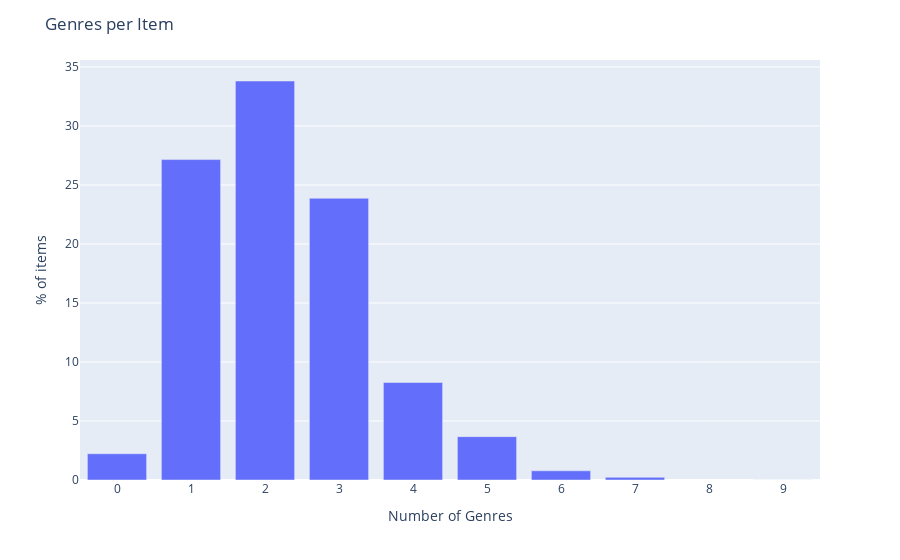

This figure's notebook cell:
### Markdown cell above
## Distribution of Items per Bundle

### Code cell
item_df = df.copy()
item_df["genres"] = item_df["genres"].apply(lambda x: [] if "" in x else x)
num_item_genres = item_df["genres"].apply(len).value_counts() * 100 / item_df.shape[0]

fig = px.bar(num_item_genres)
fig.update_layout(
    title="Genres per Item",
    xaxis=dict(
        title="Number of Genres",
        tickmode="linear"
    ),
    yaxis_title = f"% of items",
    showlegend=False
)
fig.show()

### Figure 1 — Plotly figure (JSON) as saved in the notebook; plotly's stock layout.template omitted (floating-point values rounded to 4 significant figures)
{"data": [{"hovertemplate": "variable=count<br>genres=%{x}<br>value=%{y}<extra></extra>", "legendgroup": "count", "marker": {"color": "#636efa", "pattern": {"shape": ""}}, "name": "count", "orientation": "v", "showlegend": true, "textposition": "auto", "type": "bar", "x": [2, 1, 3, 4, 5, 0, 6, 7, 9], "xaxis": "x", "y": [33.81, 27.15, 23.87, 8.26, 3.672, 2.225, 0.7789, 0.2225, 0.008559], "yaxis": "y"}], "layout": {"barmode": "relative", "legend": {"title": {"text": "variable"}, "tracegroupgap": 0}, "margin": {"t": 60}, "showlegend": false, "title": {"text": "Genres per Item"}, "xaxis": {"anchor": "y", "domain": [0, 1], "tickmode": "linear", "title": {"text": "Number of Genres"}}, "yaxis": {"anchor": "x", "domain": [0, 1], "title": {"text": "% of items"}}}}
